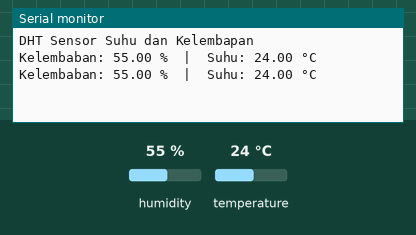
A sketch run on a simulated ESP32. Parts: the last lines printed to the serial monitor. Inputs (shaded band) come from the test bench; at power-on: humidity 55 %, temperature 24 °C.

Above: at 2.8 s.
2.9 s: humidity set to 22 %
At 5.0 s:
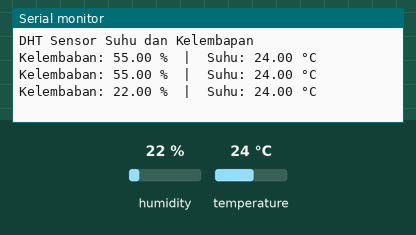
5.6 s: temperature set to 12 °C
At 7.4 s:
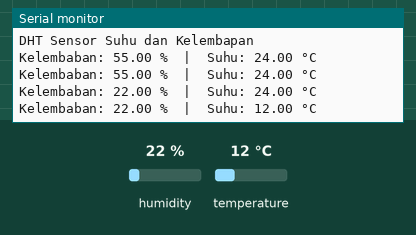
8.3 s: humidity set to 40 %
At 10.9 s:
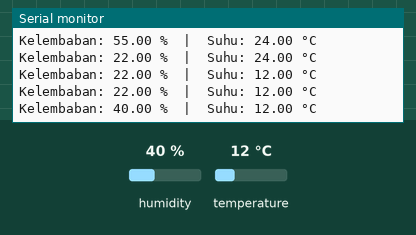
Timing chart, 0 to 12.4 s (numbered marks = the images above; inputs shaded):
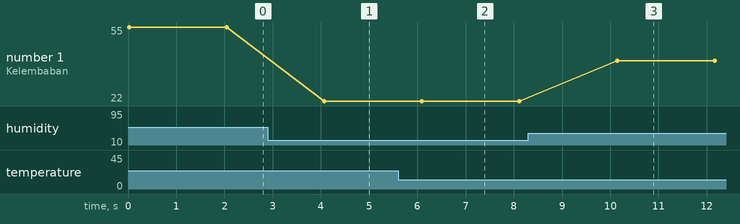

The sketch:

dht.ino
```cpp
#include "DHT.h"
#include "freertos/FreeRTOS.h"
#include "freertos/task.h"
#include "Arduino.h"

#define DHTTYPE DHT11
#define DHTPIN 27

TaskHandle_t dhtTaskHandle = NULL;

DHT dht(DHTPIN, DHTTYPE);

void dht_task(void *pvParameters) {
    while(1) {
      float kelembapan = dht.readHumidity();
      float suhu = dht.readTemperature();


      Serial.print("Kelembaban: ");
      Serial.print(kelembapan);
      Serial.print(" %  |  Suhu: ");
      Serial.print(suhu);
      Serial.println(" °C");


    vTaskDelay(pdMS_TO_TICKS(2000));

    }
}


void setup() {
  Serial.begin(9600);
  Serial.println("DHT Sensor Suhu dan Kelembapan");


  xTaskCreate(dht_task, "dht_task", 2048, NULL, 1, NULL);
  dht.begin();
}

void loop() {
  vTaskDelay(pdMS_TO_TICKS(1000));
}
```

Measured:
- after the input at 2.9 s, the serial monitor: prints a new line after 1.2 s (image 1)
- after the input at 5.6 s, the serial monitor: prints a new line after 0.49 s (image 2)
- after the input at 8.3 s, the serial monitor: prints a new line after 1.8 s (image 3)
- plotted number 1: 55 → 22 after the input at 2.9 s, 22 → 40 after the input at 8.3 s
